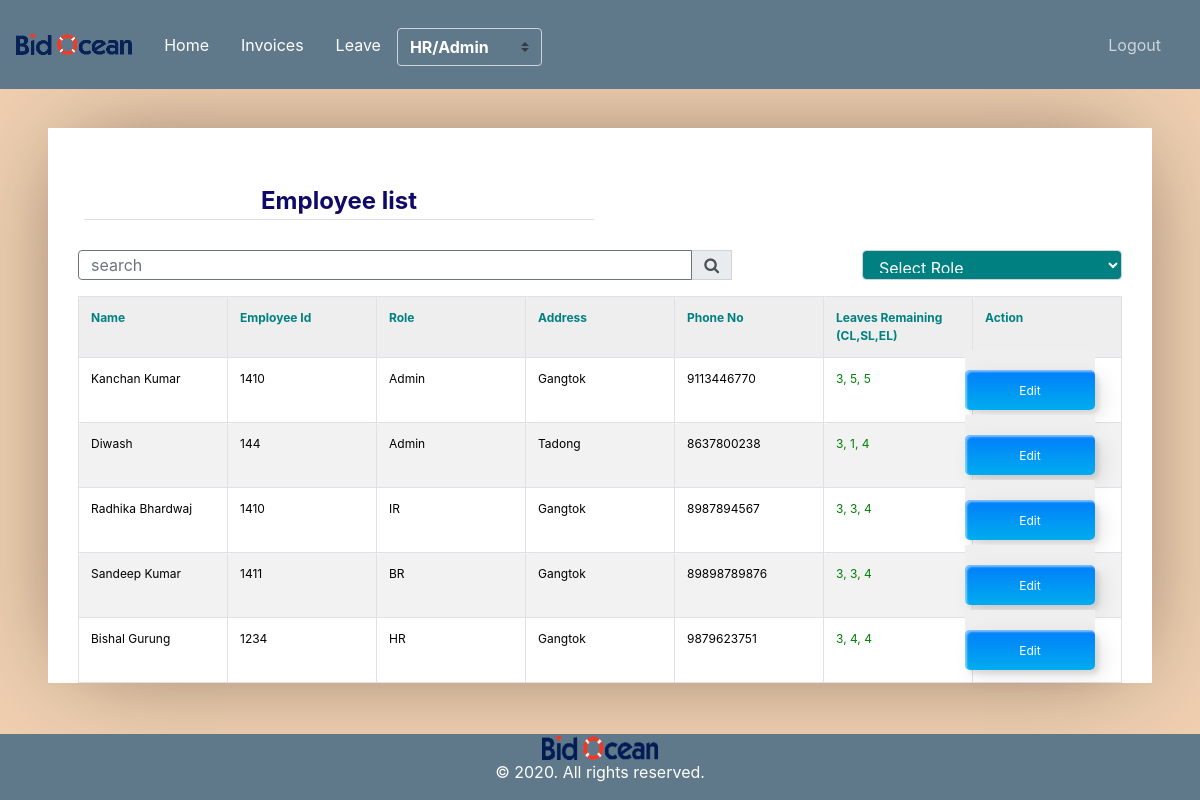
The page /employee-list/ (signed in) on the database as committed earlier.
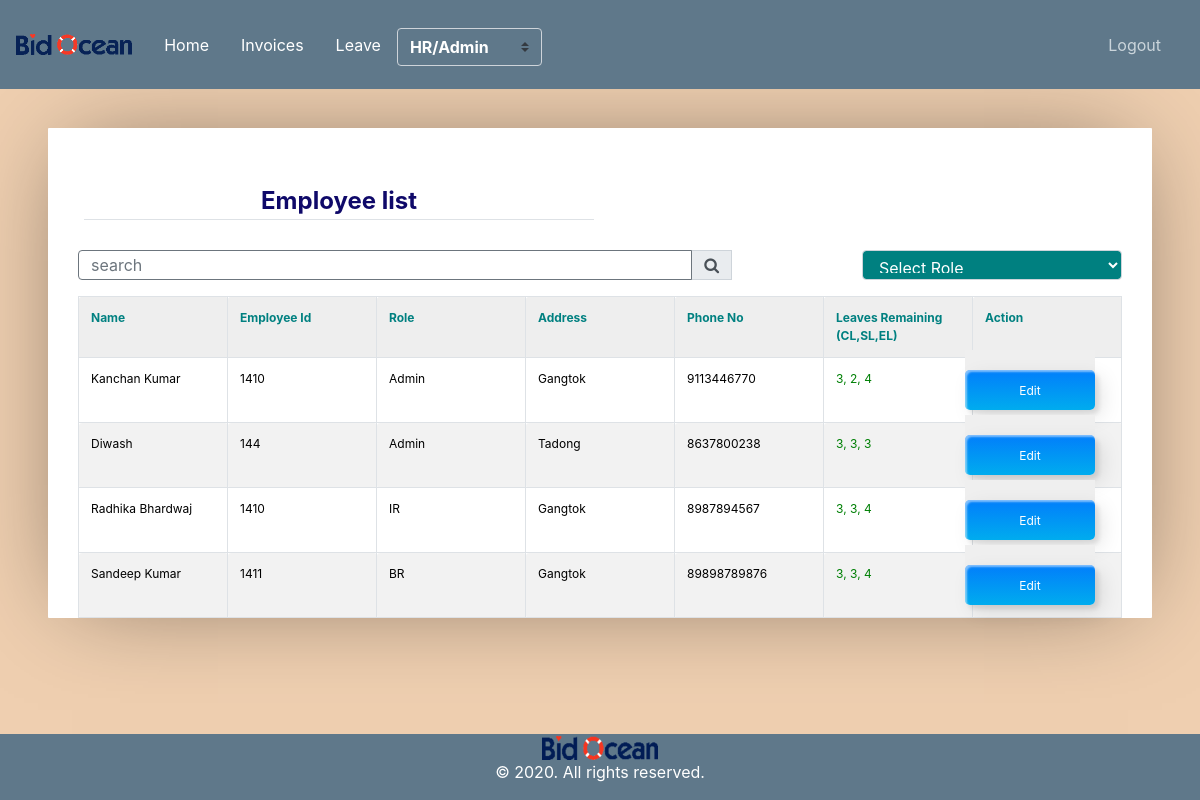
The same page on the database as committed later.
### user_invoice/models.py (models this page shows, shortened)
class Employee(models.Model):
	id       = models.AutoField(primary_key=True)
	name     = models.CharField(max_length=300)
	role     = models.ForeignKey(Role,on_delete=models.CASCADE)
	salary   = models.CharField(max_length=300, null=True, blank=True)
	address  = models.CharField(max_length=300)
	emp_id   = models.CharField(max_length=300, null=True, blank=True)
	phone_no = models.CharField(max_length=300)
	auth_tbl = models.OneToOneField(Userdetail, on_delete=models.CASCADE)
	added_at = models.DateTimeField(auto_now_add=True)

class Role(models.Model):
    id         = models.AutoField(primary_key=True)
    name       = models.CharField(max_length=300)
    created_at = models.DateTimeField(auto_now_add=True)
    status     = models.SmallIntegerField(default=1)

### leave/models.py (models this page shows)
class LeaveBalance(models.Model):
	id           = models.AutoField(primary_key=True)
	casual_leave = models.CharField(max_length=200)
	earned_leave = models.CharField(max_length=200)
	sick_leave   = models.CharField(max_length=200)
	employee     = models.OneToOneField(Employee, on_delete=models.CASCADE, related_name='leave_bal')

### user_invoice/views.py (the view)
# urls.py: path('employee-list/',views.EmployeeDisplayView.as_view(),name='employee_list'),
class EmployeeDisplayView(AdminOrHRPanelMixin,TemplateView):
    template_name = 'user_invoice/employee_list.html'
    def get(self, request):
        employee_list    = Employee.objects.all()
        try:
            search     = request.GET['search']
        except:
            search     = None
        try:
            role     = request.GET['role']
        except:
            role     = None
        query_param = {}
        if search is not None and search is not "":
            search = search.strip()
            query_param['search'] = search
            employee_list = employee_list.filter(Q(name__icontains=search)|Q(address__icontains=search)|(Q(phone_no__icontains=search))|Q(emp_id__icontains=search))
        if role is not None and role is not "":
            query_param['role'] = role
            employee_list = employee_list.filter(role__pk__exact=role)
        roles            = Role.objects.all()
        paginator        = Paginator(employee_list,10)
        page             = request.GET.get('page')
        paginatedcontent = paginator.get_page(page)
        context = {
            'query_param' : query_param,
            'employees'   : paginatedcontent,
            'title'       : 'Employee list',
            'roles'       : roles,
            'role'        : Employee.objects.get(auth_tbl=self.request.user).role.name.lower()
        }
        return render(request, self.template_name, context)

### user_invoice/mixin.py (called while the page is built)
    def test_func(self):
        user     = self.request.user
        employee = Employee.objects.get(auth_tbl=user)
        return employee.role.name.lower() == 'admin' or employee.role.name.lower() == 'hr'

### user_invoice/templates/user_invoice/employee_list.html (shortened to what this page needs)
{% extends "user_invoice/base.html" %}
{% load crispy_forms_tags %}
{% block content %}
		<div class='container'>
		<table  width="100%">
			<tr>
				<td><legend class="border-bottom mb-4" style="color: rgb(15, 9, 105);text-align: center;"><b>Employee list</b> </legend></td>
				<td align="right"></td>
			</tr>
		</table>
		<form>
			<table >
				<tr>
						<link rel="stylesheet" href="https://stackpath.bootstrapcdn.com/font-awesome/4.7.0/css/font-awesome.min.css">
					<div class="form-group w-30" >
						<div class="input-group mb-3">
							<input type="text" name="search" style="width: 30px;height: 30px;" class="form-control border-secondary py-2" value="{{request.GET.search}}" placeholder="search">
							<div class="input-group-append">
							 <button class="input-group-text" style="height: 30px;" type="submit" name="submitbtn" value="Search"><i class="fa fa-search"></i>
							</div>
							<div id="styled-select">
								<select   class="form-control"style="width:260px; height:30px;color:white;background-color:teal;margin-left:130px" name="role"  onchange="this.form.submit()">
									<option value="" style="color: white;"><b> Select Role </b></option>
								</select>
							</div>
					</div>
				</div>
				</tr>
			</table>
		</form>
		<table cellpadding="0" cellspacing="0" border="0" class="table table-bordered table-striped  display" width="100%">
			<tr>
				<th style="color: teal;"><b>Name</b>  </th>
				<th style="color: teal;"><b>Employee Id</b></th>
				<th style="color: teal;"><b>Role</b></th>
				<th style="color: teal;"><b> Address</b></th>
				<th style="color: teal;"><b> Phone No</b></th>
				<th style="color: teal;"><b> Leaves Remaining (CL,SL,EL)</b></th>
				<th style="color: teal;"><b> Action</b></th>
			</tr>
			{% for employee in employees %}
				<tr>
					<td style="color: rgb(0, 0, 0);">{{employee.name}}</td>
					<td style="color: rgb(0, 0, 0);">{{employee.emp_id}}</td>
					<td style="color: rgb(0, 0, 0);">{{employee.role.name}}</td>
					<td style="color: rgb(0, 0, 0);;">{{employee.address}}</td>
					<td style="color: rgb(0, 0, 0);;">{{employee.phone_no}}</td>
					<td style="color: rgb(0, 128, 6);">{{employee.leave_bal.casual_leave}}, {{employee.leave_bal.sick_leave}}, {{employee.leave_bal.earned_leave}}</td>
					<td style="color: rgb(0, 0, 0);;"><a href="{% url 'employee_edit' employee.pk %}"><button class="custom-btn btn-12"><span>Click!</span><span>Edit</span></button></a></td>
				</tr>
			{% endfor %}
		</table>
		</div>
{% endblock content %}

Rows that differ between the two databases and show on the page:
removed Employee: name "Bishal Gurung", emp_id "1234", role.name "HR", address "Gangtok", phone_no "9879623751", leave_bal.casual_leave "3", leave_bal.sick_leave "4", leave_bal.earned_leave "4"
changed through a linked row, Employee "Kanchan Kumar": leave_bal.sick_leave "5" → "2"; leave_bal.earned_leave "5" → "4"
changed through a linked row, Employee "Diwash": leave_bal.sick_leave "1" → "3"; leave_bal.earned_leave "4" → "3"
